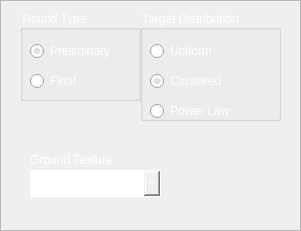
    <widget class="QFrame" name="simulation_setup_frame">
     <property name="geometry">
      <rect>
       <x>20</x>
       <y>60</y>
       <width>301</width>
       <height>231</height>
      </rect>
     </property>
     <property name="frameShape">
      <enum>QFrame::StyledPanel</enum>
     </property>
     <property name="frameShadow">
      <enum>QFrame::Raised</enum>
     </property>
     <widget class="QGroupBox" name="round_type_button_group">
      <property name="geometry">
       <rect>
        <x>20</x>
        <y>10</y>
        <width>121</width>
        <height>91</height>
       </rect>
      </property>
      <property name="styleSheet">
       <string notr="true">color: rgb(255, 255, 255);
border-color: rgb(255, 255, 255);</string>
      </property>
      <property name="title">
       <string>Round Type</string>
      </property>
      <widget class="QRadioButton" name="joystick_radio_button">
       <property name="enabled">
        <bool>true</bool>
       </property>
       <property name="geometry">
        <rect>
         <x>10</x>
         <y>30</y>
         <width>161</width>
         <height>22</height>
        </rect>
       </property>
       <property name="styleSheet">
        <string notr="true">color: rgb(255, 255, 255);</string>
       </property>
       <property name="text">
        <string>Preliminary</string>
       </property>
       <property name="checked">
        <bool>true</bool>
       </property>
      </widget>
      <widget class="QRadioButton" name="final_radio_button">
       <property name="enabled">
        <bool>true</bool>
       </property>
       <property name="geometry">
        <rect>
         <x>10</x>
         <y>60</y>
         <width>117</width>
         <height>22</height>
        </rect>
       </property>
       <property name="styleSheet">
        <string notr="true">color: rgb(255, 255, 255);</string>
       </property>
       <property name="text">
        <string>Final </string>
       </property>
      </widget>
     </widget>
     <widget class="QGroupBox" name="target_distribution_group_box">
      <property name="geometry">
       <rect>
        <x>140</x>
        <y>10</y>
        <width>141</width>
        <height>111</height>
       </rect>
      </property>
      <property name="styleSheet">
       <string notr="true">color: rgb(255, 255, 255);
border-color: rgb(255, 255, 255);</string>
      </property>
      <property name="title">
       <string>Target Distribution</string>
      </property>
      <widget class="QRadioButton" name="uniform_distribution_radio_button">
       <property name="enabled">
        <bool>true</bool>
       </property>
       <property name="geometry">
        <rect>
         <x>10</x>
         <y>30</y>
         <width>91</width>
         <height>22</height>
        </rect>
       </property>
       <property name="styleSheet">
        <string notr="true">color: rgb(255, 255, 255);</string>
       </property>
       <property name="text">
        <string>Uniform</string>
       </property>
       <property name="checked">
        <bool>false</bool>
       </property>
      </widget>
      <widget class="QRadioButton" name="powerlaw_distribution_radio_button">
       <property name="enabled">
        <bool>true</bool>
       </property>
       <property name="geometry">
        <rect>
         <x>10</x>
         <y>90</y>
         <width>101</width>
         <height>22</height>
        </rect>
       </property>
       <property name="styleSheet">
        <string notr="true">color: rgb(255, 255, 255);</string>
       </property>
       <property name="text">
        <string>Power Law</string>
       </property>
      </widget>
      <widget class="QRadioButton" name="clustered_distribution_radio_button">
       <property name="enabled">
        <bool>true</bool>
       </property>
       <property name="geometry">
        <rect>
         <x>10</x>
         <y>60</y>
         <width>91</width>
         <height>22</height>
        </rect>
       </property>
       <property name="styleSheet">
        <string notr="true">color: rgb(255, 255, 255);</string>
       </property>
       <property name="text">
        <string>Clustered</string>
       </property>
       <property name="checked">
        <bool>true</bool>
       </property>
      </widget>
     </widget>
     <widget class="QComboBox" name="texture_combobox">
      <property name="geometry">
       <rect>
        <x>30</x>
        <y>170</y>
        <width>131</width>
        <height>27</height>
       </rect>
      </property>
      <property name="styleSheet">
       <string notr="true">color: rgb(255, 255, 255);
border-color: rgb(255, 255, 255);
border: 1px solid white; 
padding: 1px 0px 1px 3px; /*This makes text colour work*/
</string>
      </property>
      <item>
       <property name="text">
        <string>1</string>
       </property>
      </item>
      <item>
       <property name="text">
        <string>2</string>
       </property>
      </item>
      <item>
       <property name="text">
        <string>3</string>
       </property>
      </item>
      <item>
       <property name="text">
        <string>4</string>
       </property>
      </item>
      <item>
       <property name="text">
        <string>5</string>
       </property>
      </item>
      <item>
       <property name="text">
        <string>6</string>
       </property>
      </item>
      <item>
       <property name="text">
        <string>7</string>
       </property>
      </item>
      <item>
       <property name="text">
        <string>8</string>
       </property>
      </item>
      <item>
       <property name="text">
        <string>9</string>
       </property>
      </item>
      <item>
       <property name="text">
        <string>10</string>
       </property>
      </item>
      <item>
       <property name="text">
        <string>11</string>
       </property>
      </item>
      <item>
       <property name="text">
        <string>12</string>
       </property>
      </item>
      <item>
       <property name="text">
        <string>13</string>
       </property>
      </item>
      <item>
       <property name="text">
        <string>14</string>
       </property>
      </item>
      <item>
       <property name="text">
        <string>15</string>
       </property>
      </item>
      <item>
       <property name="text">
        <string>16</string>
       </property>
      </item>
      <item>
       <property name="text">
        <string>17</string>
       </property>
      </item>
      <item>
       <property name="text">
        <string>18</string>
       </property>
      </item>
      <item>
       <property name="text">
        <string>19</string>
       </property>
      </item>
      <item>
       <property name="text">
        <string>20</string>
       </property>
      </item>
      <item>
       <property name="text">
        <string>21</string>
       </property>
      </item>
      <item>
       <property name="text">
        <string>22</string>
       </property>
      </item>
      <item>
       <property name="text">
        <string>23</string>
       </property>
      </item>
      <item>
       <property name="text">
        <string>24</string>
       </property>
      </item>
      <item>
       <property name="text">
        <string>25</string>
       </property>
      </item>
      <item>
       <property name="text">
        <string>KSC Concrete</string>
       </property>
      </item>
      <item>
       <property name="text">
        <string>Gravel</string>
       </property>
      </item>
      <item>
       <property name="text">
        <string>Car Park</string>
       </property>
      </item>
     </widget>
     <widget class="QLabel" name="label_5">
      <property name="geometry">
       <rect>
        <x>30</x>
        <y>150</y>
        <width>111</width>
        <height>20</height>
       </rect>
      </property>
      <property name="styleSheet">
       <string notr="true">color: rgb(255, 255, 255);</string>
      </property>
      <property name="text">
       <string>&lt;html&gt;&lt;head/&gt;&lt;body&gt;&lt;p&gt;Ground Texture&lt;/p&gt;&lt;/body&gt;&lt;/html&gt;</string>
      </property>
     </widget>
    </widget>
